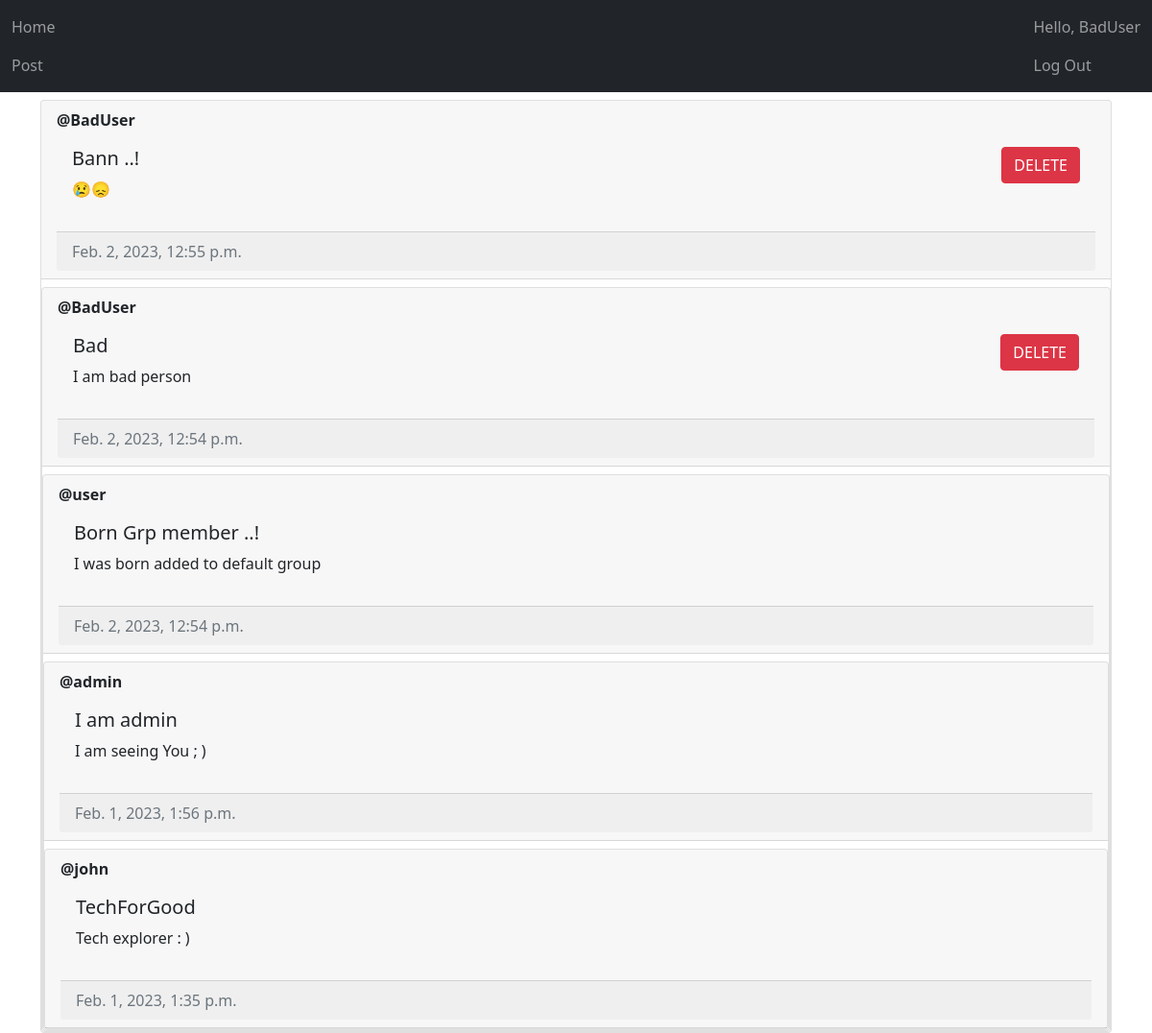
The app's page / (signed in), older data.
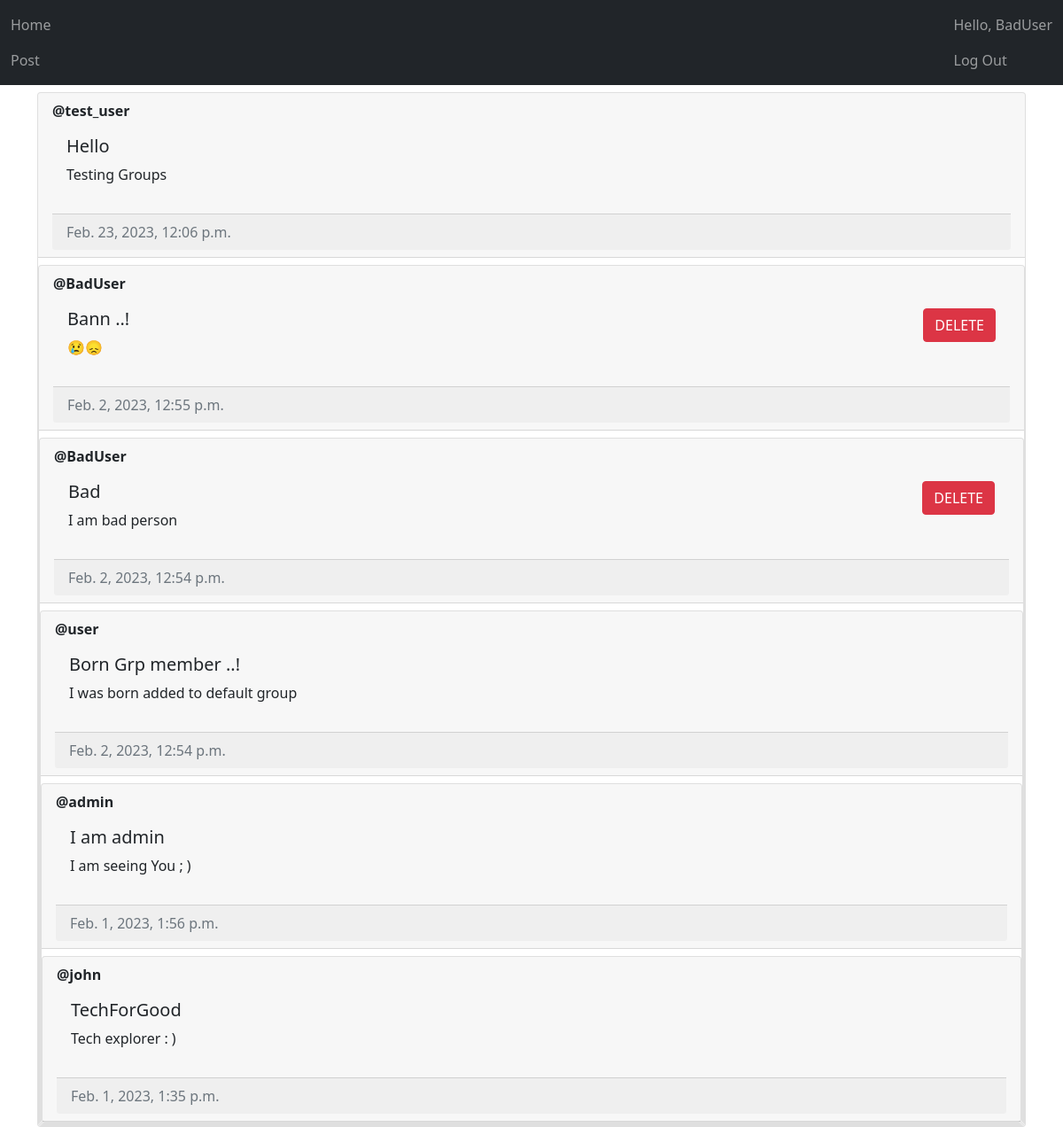
The same page, newer data.
### main/models.py (models this page shows, shortened)
class Post(models.Model):
	author = models.ForeignKey(User, on_delete=models.CASCADE)
	title = models.CharField(max_length=200)
	description = models.TextField()
	created_at = models.DateTimeField(auto_now_add = True)
	updated_at = models.DateTimeField(auto_now = True)

### main/views.py (the view, shortened to what this page needs)
# urls.py: path("", views.index, name='home'),
@login_required(login_url="/login")
def index(request):
	posts = Post.objects.all()
	context = {"posts": posts}
	return render(request, 'main/home.html', context=context)

### main/templates/main/home.html (shortened to what this page needs)
{% extends 'main/base.html' %}
{% block content %}
{% for post in posts reversed %}
    <div class="card mt-2">
        <div class="card-header"><strong>@{{ post.author.username }}</strong>
        <div class="card-body d-flex flex-row justify-content-between">
            <div>
                <h5 class="card-title">{{post.title}}</h5>
                <p>{{post.description}}</p>
            </div>
            <div>
                {% if user == post.author or perms.main.delete_post %}
                    <form method="post">
                        <button type="submit" class="btn btn-danger" value="{{post.id}}" name="post-id">
                            DELETE
                        </button>
                    </form>
                {% endif %}
                <br>
            </div>
        </div>
        <div class="card-footer text-muted">
            {{post.created_at}}
        </div>
    </div>
    {% empty %}
    <p>No post yet</p>
{% endfor %}
{% endblock content %}

Row changes from the older to the newer data that the page shows:
added Post: author.username "test_user", title "Hello", description "Testing Groups", created_at "Feb. 23, 2023, 12:06 p.m."
